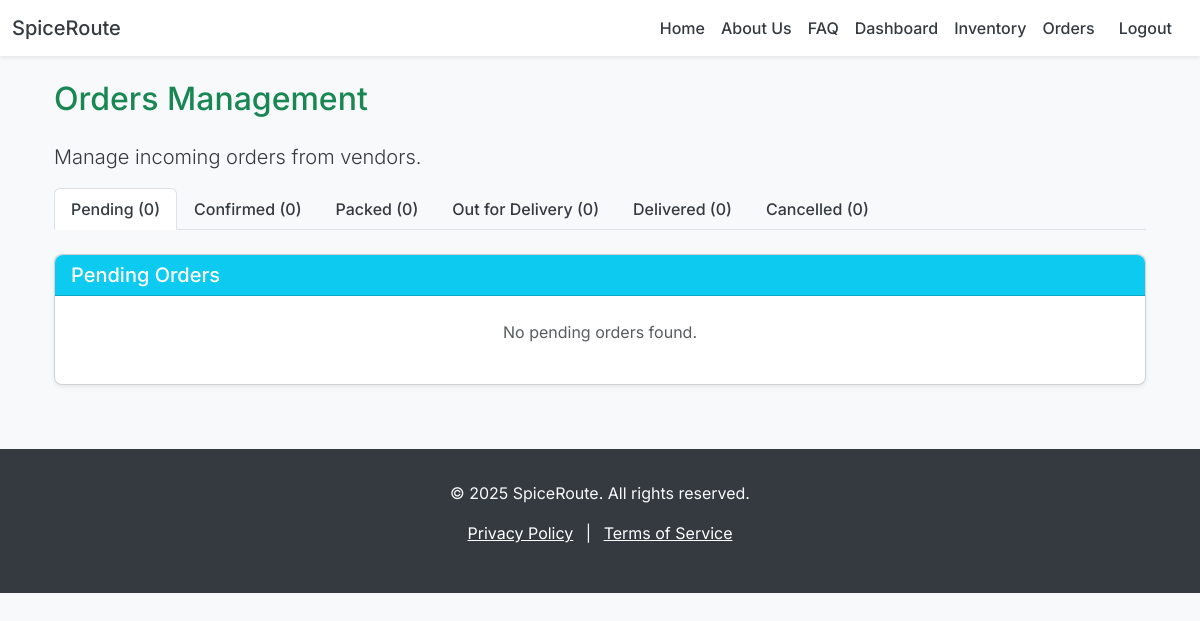
/supplier/orders/ (signed in), run on an earlier commit of the app's database.
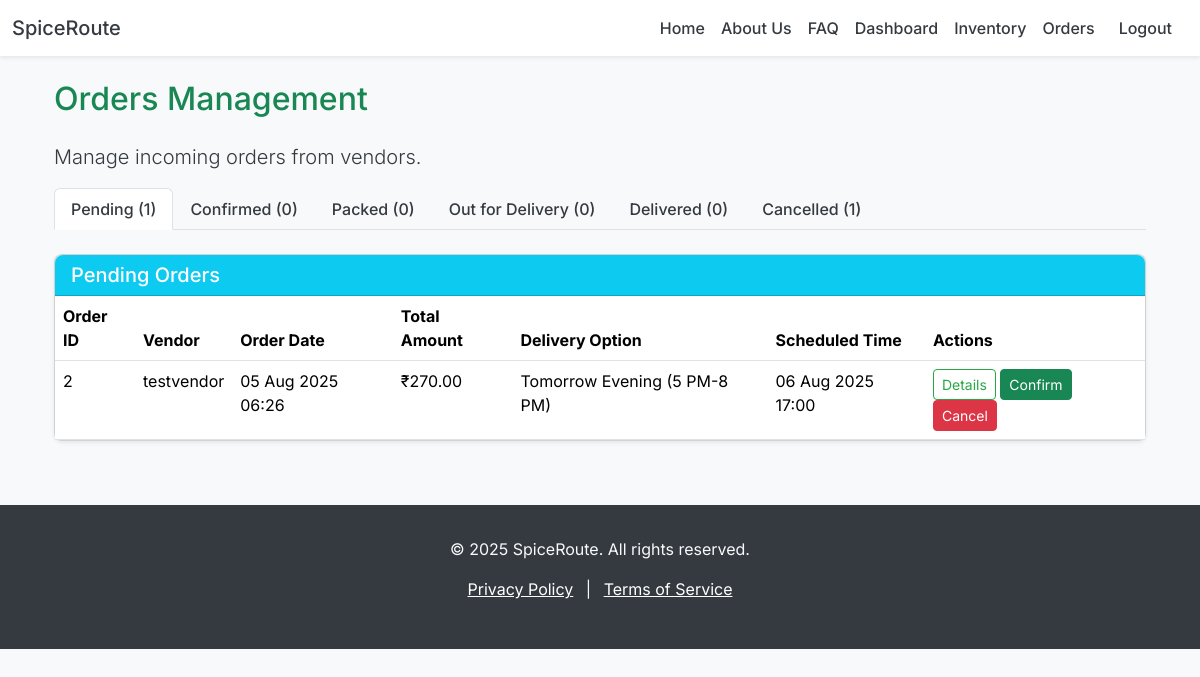
And on a later commit of the database.
### spiceroute/models.py (models this page shows, shortened)
class Order(models.Model):
    DELIVERY_OPTIONS = [
        ('instant', 'Instant Delivery'),
        ('tomorrow_morning', 'Tomorrow Morning (9 AM-12 PM)'),
        ('tomorrow_evening', 'Tomorrow Evening (5 PM-8 PM)'),
        ('day_after_morning', 'Day After Morning'),
        ('day_after_evening', 'Day After Evening'),
    ]
    ORDER_STATUS = [
        ('pending', 'Pending'),
        ('confirmed', 'Confirmed'),
        ('packed', 'Packed'),
        ('out_for_delivery', 'Out for Delivery'),
        ('delivered', 'Delivered'),
        ('cancelled', 'Cancelled'),
    ]
    vendor = models.ForeignKey(VendorProfile, on_delete=models.CASCADE, related_name='orders_placed')
    supplier = models.ForeignKey(SupplierProfile, on_delete=models.CASCADE, related_name='orders_received')
    order_date = models.DateTimeField(auto_now_add=True)
    delivery_option = models.CharField(max_length=50, choices=DELIVERY_OPTIONS)
    scheduled_delivery_time = models.DateTimeField(null=True, blank=True)
    status = models.CharField(max_length=50, choices=ORDER_STATUS, default='pending')
    total_amount = models.DecimalField(max_digits=10, decimal_places=2)
    delivery_address = models.TextField()
    payment_method = models.CharField(max_length=50, choices=[('cod', 'Cash on Delivery'), ('online', 'Online Payment')])
    is_co_vendor_order = models.BooleanField(default=False)
    co_vendor_group_id = models.CharField(max_length=100, null=True, blank=True) # Simple ID to link co-orders
    discount_applied = models.DecimalField(max_digits=10, decimal_places=2, default=0.00)

class VendorProfile(models.Model):
    user = models.OneToOneField(User, on_delete=models.CASCADE, primary_key=True, related_name='vendor_profile')
    name = models.CharField(max_length=255)
    location_pincode = models.CharField(max_length=10)
    location_address = models.TextField(null=True, blank=True)
    type_of_food = models.CharField(max_length=100, null=True, blank=True)
    average_rating_as_seller = models.DecimalField(max_digits=3, decimal_places=2, default=0.00)
    total_reviews_as_seller = models.IntegerField(default=0)

### spiceroute/views.py (the view, shortened to what this page needs)
# urls.py: path('supplier/orders/', views.supplier_orders_view, name='supplier_orders'),
@login_required
def supplier_orders_view(request):
    if not request.user.is_supplier:
        messages.warning(request, "Access denied. Please log in as a Supplier.")
        return redirect('home')
    supplier_profile = get_object_or_404(SupplierProfile, user=request.user)
    all_orders = Order.objects.filter(supplier=supplier_profile).order_by('-order_date')
    orders_by_status = {
        'pending': [],
        'confirmed': [],
        'packed': [],
        'out_for_delivery': [],
        'delivered': [],
        'cancelled': [],
    }
    for order in all_orders:
        if order.status in orders_by_status:
            orders_by_status[order.status].append(order)
        else:
            messages.warning(request, f"Order #{order.id} has an unknown status: {order.status}")
            orders_by_status['pending'].append(order)
    context = {
        'supplier_profile': supplier_profile,
        'orders_by_status': orders_by_status,
        'order_status_choices': Order.ORDER_STATUS,
    }
    return render(request, 'supplier_orders.html', context)

### spiceroute/templatetags/custom_filters.py (called while the page is built)
@register.filter(name='get_item')
def get_item(dictionary, key):
    return dictionary.get(key)

### spiceroute/templates/supplier_orders.html (shortened to what the changed rows need)
{% extends 'base.html' %}
{% load custom_filters %}
{% block content %}
<div class="container mt-4">
    <h2 class="text-success mb-4">Orders Management</h2>
    <ul class="nav nav-tabs mb-4" id="orderStatusTabs" role="tablist">
        {% for status_value, status_label in order_status_choices %}
        <li class="nav-item" role="presentation">
            <button class="nav-link {% if forloop.first %}active{% endif %}" id="{{ status_value }}-tab" data-bs-toggle="tab" data-bs-target="#{{ status_value }}" type="button" role="tab" aria-controls="{{ status_value }}" aria-selected="{% if forloop.first %}true{% else %}false{% endif %}">
                {{ status_label }} ({{ orders_by_status|get_item:status_value|length }})
            </button>
        </li>
        {% endfor %}
    </ul>
    <div class="tab-content" id="orderStatusTabsContent">
        {% for status_value, status_label in order_status_choices %}
        <div class="tab-pane fade {% if forloop.first %}show active{% endif %}" id="{{ status_value }}" role="tabpanel" aria-labelledby="{{ status_value }}-tab">
            <div class="card shadow-sm rounded-3 mb-4">
                <div class="card-header bg-info text-white rounded-top-3">
                    <h5 class="mb-0">{{ status_label }} Orders</h5>
                </div>
                <div class="card-body p-0">
                    {% if orders_by_status|get_item:status_value %}
                    <div class="table-responsive">
                        <table class="table table-hover mb-0">
                            <thead>
                                <tr>
                                    <th scope="col">Order ID</th>
                                    <th scope="col">Vendor</th>
                                    <th scope="col">Order Date</th>
                                    <th scope="col">Total Amount</th>
                                    <th scope="col">Delivery Option</th>
                                    <th scope="col">Scheduled Time</th>
                                    <th scope="col">Actions</th>
                                </tr>
                            </thead>
                            <tbody>
                                {% for order in orders_by_status|get_item:status_value %}
                                <tr>
                                    <td>{{ order.id }}</td>
                                    <td>{{ order.vendor.name }}</td>
                                    <td>{{ order.order_date|date:"d M Y H:i" }}</td>
                                    <td>₹{{ order.total_amount|floatformat:2 }}</td>
                                    <td>{{ order.get_delivery_option_display }}</td>
                                    <td>
                                        {% if order.scheduled_delivery_time %}
                                            {{ order.scheduled_delivery_time|date:"d M Y H:i" }}
                                        {% else %}
                                            Instant
                                        {% endif %}
                                    </td>
                                    <td>
                                        <button class="btn btn-sm btn-outline-primary view-order-details-btn"
                                                data-bs-toggle="modal"
                                                data-bs-target="#orderDetailsModal"
                                                data-order-id="{{ order.id }}">
                                            Details
                                        </button>
                                        {% if order.status == 'pending' %}
                                            <form method="POST" action="{% url 'supplier_orders' %}" class="d-inline">
                                                <button type="submit" class="btn btn-sm btn-success">Confirm</button>
                                            </form>
                                            <form method="POST" action="{% url 'supplier_orders' %}" class="d-inline">
                                                <button type="submit" class="btn btn-sm btn-danger">Cancel</button>
                                            </form>
                                        {% endif %}
                                    </td>
                                </tr>
                                {% endfor %}
                            </tbody>
                        </table>
                    </div>
                    {% else %}
                    <p class="p-4 text-center text-muted">No {{ status_label|lower }} orders found.</p>
                    {% endif %}
                </div>
            </div>
        </div>
        {% endfor %}
    </div>
</div>
{% endblock %}

What changed in the data, as far as the page shows it:
added Order: id "2", vendor.name "testvendor", order_date "05 Aug 2025 06:26", total_amount "270.00", delivery_option "Tomorrow Evening (5 PM-8 PM)", scheduled_delivery_time "06 Aug 2025 17:00"
Also different on the page:
new list line: "Pending ( 1 )"
new list line: "Cancelled ( 1 )"
new list line: "Pending Orders Order ID Vendor Order Date Total Amount Delivery Option Scheduled Time Actions"
list line gone: "Pending ( 0 )"
list line gone: "Cancelled ( 0 )"
list line gone: "Pending Orders No pending orders found."
